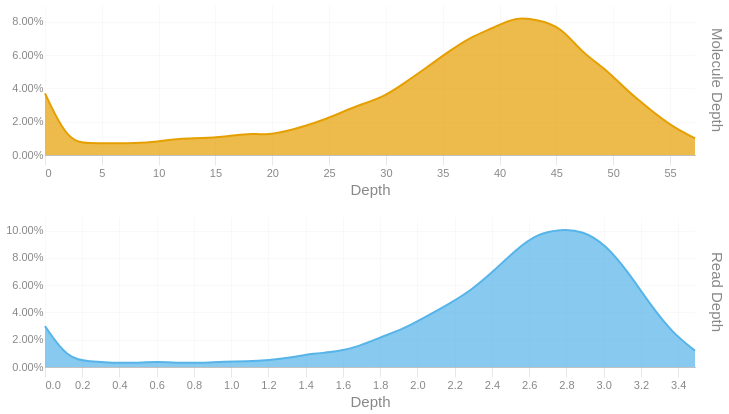

The notebook cell saved with this chart:
### Code cell
readdep = depth_hist(tb['Read Depth'], q99, 3)
readdep = readdep.with_columns(pl.lit('Read Depth').alias('Metric'))
if not SKIPLR:
    moldep = depth_hist(tb['Molecule Depth'], mol_q99, 1)
    moldep = moldep.with_columns(pl.lit('Molecule Depth').alias('Metric'))
    _hist = pl.concat([readdep, moldep])
    _hist = _hist.filter(pl.col('Proportion') != 0)
    with SafeRender(_hist):
        (
            alt.Chart(_hist)        
            .mark_area(interpolate = "basis")
            .encode(
                x=alt.X('Bin:Q').scale(domainMin=0).axis(alt.Axis(title='Depth')),
                y = alt.Y('Proportion:Q', title = None).axis(format = '.2%'),
                color = alt.Color('Metric:N').legend(None),
                row = alt.Row("Metric:N").header(title = None, labelOrient = 'right'),
                tooltip = [
                    alt.Tooltip("Metric:N", title = "Metric"),
                    alt.Tooltip('Interval:N', title = "Depth Interval"),
                    alt.Tooltip('Proportion:Q', title = "% Alignments").format('.2%')
                ]
            )
            .resolve_scale(x='independent', y='independent')
            .properties(
                height = 150, width = 650,
                usermeta={'embedOptions': {'downloadFileName': f'{samplename}.depth.hist'}}
            )
        ).display()
else:
    readdep = readdep.filter(pl.col('Proportion') != 0)
    with SafeRender(readdep):
        (
            alt.Chart(readdep)        
            .mark_area(interpolate = "basis")
            .encode(
                x=alt.X('Bin:Q').scale(domainMin=0).axis(alt.Axis(title='Depth')),
                y = alt.Y('Proportion:Q', title = None).axis(format = '.2%'),
                tooltip = [
                    alt.Tooltip('Interval:N', title = "Depth Interval"),
                    alt.Tooltip('Proportion:Q', title = "% Alignments").format('.2%')
                ]
            )
            .properties(
                usermeta={'embedOptions': {'downloadFileName': f'{samplename}.depth.hist'}}
            )
        ).display()

### Figure 1 — Vega-Lite specification as saved in the notebook (floating-point values rounded to 4 significant figures)
{"width": 650, "height": 150, "config": {"title": {"anchor": "start", "dy": -15, "fontSize": 18, "color": "#888888", "subtitleColor": "#888888", "subtitleFontSize": 14}, "arc": {"fill": "#0072B2"}, "axis": {"domainColor": "#888888", "domainWidth": 0.5, "gridWidth": 0.2, "grid": false, "titleFontWeight": 400, "titleFontSize": 15, "labelFontSize": 11, "labelColor": "#888888", "tickColor": "#888888", "tickWidth": 0.2, "titleColor": "#888888"}, "axisBand": {"grid": false}, "axisX": {"grid": true, "tickSize": 10, "domainCap": "round"}, "axisY": {"domain": false, "grid": true, "tickSize": 0, "domainCap": "round"}, "background": "transparent", "header": {"labelFontSize": 15, "labelColor": "#888888", "titleFontSize": 15, "titleFontWeight": 600, "titleColor": "#888888"}, "legend": {"labelFont": "sans-serif", "labelFontSize": 12, "labelColor": "#888888", "symbolSize": 100, "symbolType": "circle", "titleFontSize": 12, "titlePadding": 10, "titleColor": "#888888", "title": null}, "range": {"category": ["#E69F00", "#56B4E9", "#009E73", "#F0E442", "#0072B2", "#D55E00", "#CC79A7", "#000000"], "diverging": ["#cfe8f3", "#a2d4ec", "#73bfe2", "#46abdb", "#1696d2", "#12719e"]}, "area": {"fill": "#0072B2", "fillOpacity": 0.7, "line": true, "strokeOpacity": 0.7}, "line": {"color": "#0072B2", "stroke": "#0072B2", "strokeWidth": 2}, "trail": {"color": "#0072B2", "stroke": "#0072B2", "strokeWidth": 0, "size": 1}, "point": {"filled": true, "fillOpacity": 1.0, "size": 95}, "text": {"color": "#888888", "fontSize": 11, "align": "right", "fontWeight": 400, "size": 11}, "bar": {"fill": "#0072B2", "stroke": null}, "view": {"stroke": null, "continuousWidth": 660, "continuousHeight": 400}}, "data": {"name": "data-4869cfb1579bc0da4ddcbccc530ae387"}, "mark": {"type": "area", "interpolate": "basis"}, "encoding": {"color": {"field": "Metric", "legend": null, "type": "nominal"}, "row": {"field": "Metric", "header": {"title": null, "labelOrient": "right"}, "type": "nominal"}, "tooltip": [{"field": "Metric", "title": "Metric", "type": "nominal"}, {"field": "Interval", "title": "Depth Interval", "type": "nominal"}, {"field": "Proportion", "format": ".2%", "title": "% Alignments", "type": "quantitative"}], "x": {"axis": {"title": "Depth"}, "field": "Bin", "scale": {"domainMin": 0}, "type": "quantitative"}, "y": {"axis": {"format": ".2%"}, "field": "Proportion", "title": null, "type": "quantitative"}}, "resolve": {"scale": {"x": "independent", "y": "independent"}}, "usermeta": {"embedOptions": {"downloadFileName": "S3_Palmer_539.depth.hist"}}, "$schema": "https://vega.github.io/schema/vega-lite/v6.1.0.json", "datasets": {"data-4869cfb1579bc0da4ddcbccc530ae387": [{"Bin": 0.0, "Interval": "0.0-0.12", "Proportion": 0.03, "Metric": "Read Depth"}, {"Bin": 0.12, "Interval": "0.12-0.241", "Proportion": 0.006, "Metric": "Read Depth"}, {"Bin": 0.241, "Interval": "0.241-0.361", "Proportion": 0.004, "Metric": "Read Depth"}, {"Bin": 0.361, "Interval": "0.361-0.481", "Proportion": 0.003, "Metric": "Read Depth"}, {"Bin": 0.481, "Interval": "0.481-0.602", "Proportion": 0.003, "Metric": "Read Depth"}, {"Bin": 0.602, "Interval": "0.602-0.722", "Proportion": 0.004, "Metric": "Read Depth"}, {"Bin": 0.722, "Interval": "0.722-0.842", "Proportion": 0.003, "Metric": "Read Depth"}, {"Bin": 0.842, "Interval": "0.842-0.963", "Proportion": 0.003, "Metric": "Read Depth"}, {"Bin": 0.963, "Interval": "0.963-1.083", "Proportion": 0.004, "Metric": "Read Depth"}, {"Bin": 1.083, "Interval": "1.083-1.203", "Proportion": 0.004, "Metric": "Read Depth"}, {"Bin": 1.203, "Interval": "1.203-1.324", "Proportion": 0.005, "Metric": "Read Depth"}, {"Bin": 1.324, "Interval": "1.324-1.444", "Proportion": 0.007, "Metric": "Read Depth"}, {"Bin": 1.444, "Interval": "1.444-1.564", "Proportion": 0.01, "Metric": "Read Depth"}, {"Bin": 1.564, "Interval": "1.564-1.685", "Proportion": 0.011, "Metric": "Read Depth"}, {"Bin": 1.685, "Interval": "1.685-1.805", "Proportion": 0.015, "Metric": "Read Depth"}, {"Bin": 1.805, "Interval": "1.805-1.925", "Proportion": 0.022, "Metric": "Read Depth"}, {"Bin": 1.925, "Interval": "1.925-2.046", "Proportion": 0.028, "Metric": "Read Depth"}, {"Bin": 2.046, "Interval": "2.046-2.166", "Proportion": 0.037, "Metric": "Read Depth"}, {"Bin": 2.166, "Interval": "2.166-2.286", "Proportion": 0.046, "Metric": "Read Depth"}, {"Bin": 2.286, "Interval": "2.286-2.407", "Proportion": 0.056, "Metric": "Read Depth"}, {"Bin": 2.407, "Interval": "2.407-2.527", "Proportion": 0.07, "Metric": "Read Depth"}, {"Bin": 2.527, "Interval": "2.527-2.647", "Proportion": 0.086, "Metric": "Read Depth"}, {"Bin": 2.647, "Interval": "2.647-2.768", "Proportion": 0.098, "Metric": "Read Depth"}, {"Bin": 2.768, "Interval": "2.768-2.888", "Proportion": 0.101, "Metric": "Read Depth"}, {"Bin": 2.888, "Interval": "2.888-3.008", "Proportion": 0.1, "Metric": "Read Depth"}, {"Bin": 3.008, "Interval": "3.008-3.129", "Proportion": 0.09, "Metric": "Read Depth"}, {"Bin": 3.129, "Interval": "3.129-3.249", "Proportion": 0.07, "Metric": "Read Depth"}, {"Bin": 3.249, "Interval": "3.249-3.369", "Proportion": 0.046, "Metric": "Read Depth"}, {"Bin": 3.369, "Interval": "3.369-3.49", "Proportion": 0.025, "Metric": "Read Depth"}, {"Bin": 3.49, "Interval": "3.49-3.61", "Proportion": 0.012, "Metric": "Read Depth"}, {"Bin": 0.0, "Interval": "0.0-2.0", "Proportion": 0.037, "Metric": "Molecule Depth"}, {"Bin": 2.0, "Interval": "2.0-3.9", "Proportion": 0.008, "Metric": "Molecule Depth"}, {"Bin": 3.9, "Interval": "3.9-5.9", "Proportion": 0.007, "Metric": "Molecule Depth"}, {"Bin": 5.9, "Interval": "5.9-7.9", "Proportion": 0.007, "Metric": "Molecule Depth"}, {"Bin": 7.9, "Interval": "7.9-9.9", "Proportion": 0.007, "Metric": "Molecule Depth"}, {"Bin": 9.9, "Interval": "9.9-11.8", "Proportion": 0.008, "Metric": "Molecule Depth"}, {"Bin": 11.8, "Interval": "11.8-13.8", "Proportion": 0.01, "Metric": "Molecule Depth"}, {"Bin": 13.8, "Interval": "13.8-15.8", "Proportion": 0.01, "Metric": "Molecule Depth"}, {"Bin": 15.8, "Interval": "15.8-17.8", "Proportion": 0.011, "Metric": "Molecule Depth"}, {"Bin": 17.8, "Interval": "17.8-19.7", "Proportion": 0.013, "Metric": "Molecule Depth"}, {"Bin": 19.7, "Interval": "19.7-21.7", "Proportion": 0.012, "Metric": "Molecule Depth"}, {"Bin": 21.7, "Interval": "21.7-23.7", "Proportion": 0.015, "Metric": "Molecule Depth"}, {"Bin": 23.7, "Interval": "23.7-25.6", "Proportion": 0.019, "Metric": "Molecule Depth"}, {"Bin": 25.6, "Interval": "25.6-27.6", "Proportion": 0.024, "Metric": "Molecule Depth"}, {"Bin": 27.6, "Interval": "27.6-29.6", "Proportion": 0.03, "Metric": "Molecule Depth"}, {"Bin": 29.6, "Interval": "29.6-31.6", "Proportion": 0.034, "Metric": "Molecule Depth"}, {"Bin": 31.6, "Interval": "31.6-33.5", "Proportion": 0.043, "Metric": "Molecule Depth"}, {"Bin": 33.5, "Interval": "33.5-35.5", "Proportion": 0.052, "Metric": "Molecule Depth"}, {"Bin": 35.5, "Interval": "35.5-37.5", "Proportion": 0.062, "Metric": "Molecule Depth"}, {"Bin": 37.5, "Interval": "37.5-39.4", "Proportion": 0.071, "Metric": "Molecule Depth"}, {"Bin": 39.4, "Interval": "39.4-41.4", "Proportion": 0.076, "Metric": "Molecule Depth"}, {"Bin": 41.4, "Interval": "41.4-43.4", "Proportion": 0.083, "Metric": "Molecule Depth"}, {"Bin": 43.4, "Interval": "43.4-45.4", "Proportion": 0.081, "Metric": "Molecule Depth"}, {"Bin": 45.4, "Interval": "45.4-47.3", "Proportion": 0.077, "Metric": "Molecule Depth"}, {"Bin": 47.3, "Interval": "47.3-49.3", "Proportion": 0.061, "Metric": "Molecule Depth"}, {"Bin": 49.3, "Interval": "49.3-51.3", "Proportion": 0.052, "Metric": "Molecule Depth"}, {"Bin": 51.3, "Interval": "51.3-53.3", "Proportion": 0.038, "Metric": "Molecule Depth"}, {"Bin": 53.3, "Interval": "53.3-55.2", "Proportion": 0.027, "Metric": "Molecule Depth"}, {"Bin": 55.2, "Interval": "55.2-57.2", "Proportion": 0.017, "Metric": "Molecule Depth"}, {"Bin": 57.2, "Interval": "57.2-59.17", "Proportion": 0.01, "Metric": "Molecule Depth"}]}}
